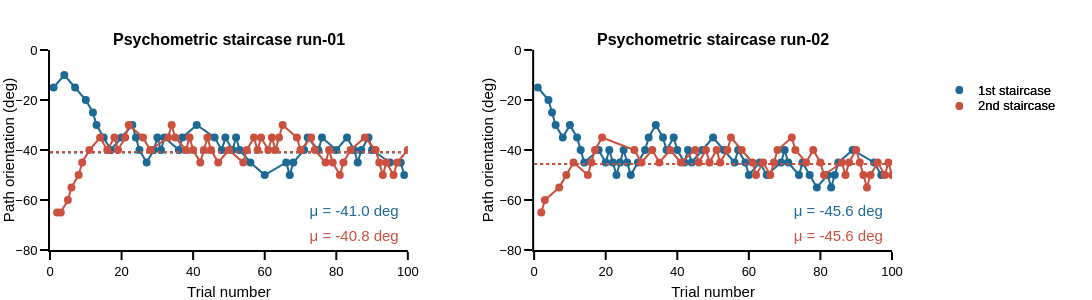

Notebook code cell kept with this figure:
### Markdown cell above
#### Perception analysis output graph

### Code cell
# general figure settings
template_specs = dict(  axes_color="rgba(0, 0, 0, 1)",
                        axes_width=2,
                        axes_font_size=13,
                        bg_col="rgba(255, 255, 255, 1)",
                        font='Helvetica',
                        title_font_size=15,
                        plot_width=1.5)
fig_template = plotly_template(template_specs)

# figure specific settings
colors_panel = px.colors.qualitative.Prism
subplot_titles = ('<b>Psychometric staircase run-01<b>', '<b>Psychometric staircase run-02<b>')

runs = ['run-01', 'run-02']
scs = ['1st staircase', '2nd staircase']
sc_cols = [colors_panel[1], colors_panel[7]]
x_legend = 1.1
y_legend_step = 0.08
y_legend_sc = 0.8
rad_leg = 0.04

# subplot settings
rows, cols = 1, 2
fig_height, fig_width = 300, 500 * cols +100
column_widths, row_heights = [1,1],[1]
sb_specs = [[{},{}]]
fig = make_subplots(rows=rows, cols=cols, print_grid=False, vertical_spacing=0.2, horizontal_spacing=0.15, 
                    column_widths=column_widths, row_heights=row_heights, subplot_titles=subplot_titles)
# Right / Left saccades
# ---------------------
for run_num, run in enumerate(runs):
    for sc_num, sc in enumerate(scs):
        if sc_num == 0:y_txt = [-65]
        elif sc_num == 1:y_txt = [-75]
        # plot
        df_cond = df_all.loc[(df_all.staircase_num == sc_num+1) & (df_all.run_number==run_num+1)]
        
        fig.append_trace(go.Scatter(x=df_cond.trial_number,
                                    y=df_cond.ext_mot_ori,
                                    name=sc, mode='markers+lines', marker_color=sc_cols[sc_num], 
                                    marker_size=8, marker_opacity=1, line_width=2,
                                    marker_line_width=0, marker_symbol='circle'), row=1, col=run_num+1)

        # compute pse
        pse_cond = df_cond.ext_mot_ori[-25:].mean()
        x_pse = np.arange(0,101,1)
        y_pse = x_pse * 0 + pse_cond
        fig.append_trace(go.Scatter(x=x_pse, y=y_pse, mode='lines', marker_color=sc_cols[sc_num], 
                                    line_dash='dot', line_width=2), row=1, col=run_num+1)
        fig.append_trace(go.Scatter(x=[85], y=y_txt, mode="text", text="μ = {:2.1f} deg".format(pse_cond),
                         textfont_color=sc_cols[sc_num], textfont_size=15), row=1, col=run_num+1)
        
        # legend
        fig.add_annotation(xref='paper', yref='paper', x=x_legend, y=y_legend_sc - y_legend_step * sc_num, 
                           text=sc, showarrow=False, font_size = template_specs['axes_font_size'], xanchor = 'left', yanchor='middle')
        fig.add_shape(type='circle', xref='paper', yref='paper', fillcolor=sc_cols[sc_num],line_width=0,
                      x0=x_legend - 0.02 - rad_leg / 9, y0=y_legend_sc - y_legend_step * sc_num - rad_leg / 2, 
                      x1=x_legend - 0.02 + rad_leg / 9, y1=y_legend_sc - y_legend_step * sc_num + rad_leg / 2)
    
# axes settings
for row in np.arange(rows):
    for col in np.arange(cols):
            
        fig.update_xaxes(visible=True, ticklen=8, linewidth=template_specs['axes_width'], 
                         range=[0,100], title='Trial number', row=row+1, col=col+1)
        fig.update_yaxes(visible=True, ticklen=8, linewidth=template_specs['axes_width'], 
                         title='Path orientation (deg)', range=[-80,0], row=row+1, col=col+1)
    
# Save figure
fig.layout.update(template=fig_template, width=fig_width, height=fig_height, margin_l=50, 
                  margin_r=200, margin_t=50, margin_b=50,  showlegend=False)
fig.show()
if not os.path.exists(fig_dir):os.mkdir(fig_dir)
fig.write_image('{}/{}_staircase.pdf'.format(fig_dir, subject))

### Figure 1 — Plotly figure (JSON) as saved in the notebook; plotly's stock layout.template omitted (floating-point values rounded to 4 significant figures)
{"data": [{"line": {"width": 2}, "marker": {"color": "rgb(29, 105, 150)", "line": {"width": 0}, "opacity": 1, "size": 8, "symbol": "circle"}, "mode": "markers+lines", "name": "1st staircase", "type": "scatter", "x": [1, 4, 7, 10, 12, 13, 15, 17, 20, 23, 24, 25, 27, 29, 30, 31, 32, 36, 37, 41, 46, 48, 49, 51, 52, 53, 56, 60, 66, 67, 68, 71, 72, 75, 76, 80, 83, 85, 86, 87, 89, 90, 95, 98, 99], "xaxis": "x", "y": [-15, -10, -15, -20, -25, -30, -35, -40, -35, -30, -35, -40, -45, -40, -35, -40, -35, -40, -35, -30, -35, -40, -35, -40, -35, -40, -45, -50, -45, -50, -45, -40, -35, -40, -35, -40, -35, -40, -45, -40, -35, -40, -45, -45, -50], "yaxis": "y"}, {"line": {"dash": "dot", "width": 2}, "marker": {"color": "rgb(29, 105, 150)"}, "mode": "lines", "type": "scatter", "x": [0, 1, 2, 3, 4, 5, 6, 7, 8, 9, 10, 11, 12, 13, 14, 15, 16, 17, 18, 19, 20, 21, 22, 23, 24, 25, 26, 27, 28, 29, 30, 31, 32, 33, 34, 35, 36, 37, 38, 39, 40, 41, 42, 43, 44, 45, 46, 47, 48, 49, 50, 51, 52, 53, 54, 55, 56, 57, 58, 59, 60, 61, 62, 63, 64, 65, 66, 67, 68, 69, 70, 71, 72, 73, 74, 75, 76, 77, 78, 79, 80, 81, 82, 83, 84, 85, 86, 87, 88, 89, 90, 91, 92, 93, 94, 95, 96, 97, 98, 99, 100], "xaxis": "x", "y": [-41.0, -41.0, -41.0, -41.0, -41.0, -41.0, -41.0, -41.0, -41.0, -41.0, -41.0, -41.0, -41.0, -41.0, -41.0, -41.0, -41.0, -41.0, -41.0, -41.0, -41.0, -41.0, -41.0, -41.0, -41.0, -41.0, -41.0, -41.0, -41.0, -41.0, -41.0, -41.0, -41.0, -41.0, -41.0, -41.0, -41.0, -41.0, -41.0, -41.0, -41.0, -41.0, -41.0, -41.0, -41.0, -41.0, -41.0, -41.0, -41.0, -41.0, -41.0, -41.0, -41.0, -41.0, -41.0, -41.0, -41.0, -41.0, -41.0, -41.0, -41.0, -41.0, -41.0, -41.0, -41.0, -41.0, -41.0, -41.0, -41.0, -41.0, -41.0, -41.0, -41.0, -41.0, -41.0, -41.0, -41.0, -41.0, -41.0, -41.0, -41.0, -41.0, -41.0, -41.0, -41.0, -41.0, -41.0, -41.0, -41.0, -41.0, -41.0, -41.0, -41.0, -41.0, -41.0, -41.0, -41.0, -41.0, -41.0, -41.0, -41.0], "yaxis": "y"}, {"mode": "text", "text": "μ = -41.0 deg", "textfont": {"color": "rgb(29, 105, 150)", "size": 15}, "type": "scatter", "x": [85], "xaxis": "x", "y": [-65], "yaxis": "y"}, {"line": {"width": 2}, "marker": {"color": "rgb(204, 80, 62)", "line": {"width": 0}, "opacity": 1, "size": 8, "symbol": "circle"}, "mode": "markers+lines", "name": "2nd staircase", "type": "scatter", "x": [2, 3, 5, 6, 8, 9, 11, 14, 16, 18, 19, 21, 22, 26, 28, 33, 34, 35, 38, 39, 40, 42, 43, 44, 45, 47, 50, 54, 55, 57, 58, 59, 61, 62, 63, 64, 65, 69, 70, 73, 74, 77, 78, 79, 81, 82, 84, 88, 91, 92, 93, 94, 96, 97, 100], "xaxis": "x", "y": [-65, -65, -60, -55, -50, -45, -40, -35, -40, -35, -40, -35, -30, -35, -40, -35, -30, -35, -40, -35, -40, -45, -40, -35, -40, -45, -40, -45, -40, -35, -40, -35, -40, -35, -40, -35, -30, -35, -40, -35, -40, -45, -40, -45, -50, -45, -40, -35, -40, -45, -50, -45, -50, -45, -40], "yaxis": "y"}, {"line": {"dash": "dot", "width": 2}, "marker": {"color": "rgb(204, 80, 62)"}, "mode": "lines", "type": "scatter", "x": [0, 1, 2, 3, 4, 5, 6, 7, 8, 9, 10, 11, 12, 13, 14, 15, 16, 17, 18, 19, 20, 21, 22, 23, 24, 25, 26, 27, 28, 29, 30, 31, 32, 33, 34, 35, 36, 37, 38, 39, 40, 41, 42, 43, 44, 45, 46, 47, 48, 49, 50, 51, 52, 53, 54, 55, 56, 57, 58, 59, 60, 61, 62, 63, 64, 65, 66, 67, 68, 69, 70, 71, 72, 73, 74, 75, 76, 77, 78, 79, 80, 81, 82, 83, 84, 85, 86, 87, 88, 89, 90, 91, 92, 93, 94, 95, 96, 97, 98, 99, 100], "xaxis": "x", "y": [-40.8, -40.8, -40.8, -40.8, -40.8, -40.8, -40.8, -40.8, -40.8, -40.8, -40.8, -40.8, -40.8, -40.8, -40.8, -40.8, -40.8, -40.8, -40.8, -40.8, -40.8, -40.8, -40.8, -40.8, -40.8, -40.8, -40.8, -40.8, -40.8, -40.8, -40.8, -40.8, -40.8, -40.8, -40.8, -40.8, -40.8, -40.8, -40.8, -40.8, -40.8, -40.8, -40.8, -40.8, -40.8, -40.8, -40.8, -40.8, -40.8, -40.8, -40.8, -40.8, -40.8, -40.8, -40.8, -40.8, -40.8, -40.8, -40.8, -40.8, -40.8, -40.8, -40.8, -40.8, -40.8, -40.8, -40.8, -40.8, -40.8, -40.8, -40.8, -40.8, -40.8, -40.8, -40.8, -40.8, -40.8, -40.8, -40.8, -40.8, -40.8, -40.8, -40.8, -40.8, -40.8, -40.8, -40.8, -40.8, -40.8, -40.8, -40.8, -40.8, -40.8, -40.8, -40.8, -40.8, -40.8, -40.8, -40.8, -40.8, -40.8], "yaxis": "y"}, {"mode": "text", "text": "μ = -40.8 deg", "textfont": {"color": "rgb(204, 80, 62)", "size": 15}, "type": "scatter", "x": [85], "xaxis": "x", "y": [-75], "yaxis": "y"}, {"line": {"width": 2}, "marker": {"color": "rgb(29, 105, 150)", "line": {"width": 0}, "opacity": 1, "size": 8, "symbol": "circle"}, "mode": "markers+lines", "name": "1st staircase", "type": "scatter", "x": [1, 4, 5, 6, 8, 10, 12, 13, 14, 18, 20, 21, 22, 23, 24, 25, 26, 27, 29, 31, 32, 34, 36, 37, 39, 40, 42, 43, 44, 47, 50, 53, 56, 57, 59, 60, 63, 65, 69, 70, 71, 74, 75, 77, 79, 82, 83, 84, 85, 89, 95, 97], "xaxis": "x2", "y": [-15, -20, -25, -30, -35, -30, -35, -40, -45, -40, -45, -40, -45, -50, -45, -40, -45, -50, -45, -40, -35, -30, -35, -40, -35, -40, -45, -40, -45, -40, -35, -40, -45, -40, -45, -50, -45, -50, -45, -40, -45, -50, -45, -50, -55, -50, -55, -50, -45, -40, -45, -50], "yaxis": "y2"}, {"line": {"dash": "dot", "width": 2}, "marker": {"color": "rgb(29, 105, 150)"}, "mode": "lines", "type": "scatter", "x": [0, 1, 2, 3, 4, 5, 6, 7, 8, 9, 10, 11, 12, 13, 14, 15, 16, 17, 18, 19, 20, 21, 22, 23, 24, 25, 26, 27, 28, 29, 30, 31, 32, 33, 34, 35, 36, 37, 38, 39, 40, 41, 42, 43, 44, 45, 46, 47, 48, 49, 50, 51, 52, 53, 54, 55, 56, 57, 58, 59, 60, 61, 62, 63, 64, 65, 66, 67, 68, 69, 70, 71, 72, 73, 74, 75, 76, 77, 78, 79, 80, 81, 82, 83, 84, 85, 86, 87, 88, 89, 90, 91, 92, 93, 94, 95, 96, 97, 98, 99, 100], "xaxis": "x2", "y": [-45.6, -45.6, -45.6, -45.6, -45.6, -45.6, -45.6, -45.6, -45.6, -45.6, -45.6, -45.6, -45.6, -45.6, -45.6, -45.6, -45.6, -45.6, -45.6, -45.6, -45.6, -45.6, -45.6, -45.6, -45.6, -45.6, -45.6, -45.6, -45.6, -45.6, -45.6, -45.6, -45.6, -45.6, -45.6, -45.6, -45.6, -45.6, -45.6, -45.6, -45.6, -45.6, -45.6, -45.6, -45.6, -45.6, -45.6, -45.6, -45.6, -45.6, -45.6, -45.6, -45.6, -45.6, -45.6, -45.6, -45.6, -45.6, -45.6, -45.6, -45.6, -45.6, -45.6, -45.6, -45.6, -45.6, -45.6, -45.6, -45.6, -45.6, -45.6, -45.6, -45.6, -45.6, -45.6, -45.6, -45.6, -45.6, -45.6, -45.6, -45.6, -45.6, -45.6, -45.6, -45.6, -45.6, -45.6, -45.6, -45.6, -45.6, -45.6, -45.6, -45.6, -45.6, -45.6, -45.6, -45.6, -45.6, -45.6, -45.6, -45.6], "yaxis": "y2"}, {"mode": "text", "text": "μ = -45.6 deg", "textfont": {"color": "rgb(29, 105, 150)", "size": 15}, "type": "scatter", "x": [85], "xaxis": "x2", "y": [-65], "yaxis": "y2"}, {"line": {"width": 2}, "marker": {"color": "rgb(204, 80, 62)", "line": {"width": 0}, "opacity": 1, "size": 8, "symbol": "circle"}, "mode": "markers+lines", "name": "2nd staircase", "type": "scatter", "x": [2, 3, 7, 9, 11, 15, 16, 17, 19, 28, 30, 33, 35, 38, 41, 45, 46, 48, 49, 51, 52, 54, 55, 58, 61, 62, 64, 66, 67, 68, 72, 73, 76, 78, 80, 81, 86, 87, 88, 90, 91, 92, 93, 94, 96, 98, 99, 100], "xaxis": "x2", "y": [-65, -60, -55, -50, -45, -50, -45, -40, -35, -40, -45, -40, -45, -40, -45, -40, -45, -40, -45, -40, -45, -40, -35, -40, -45, -50, -45, -50, -45, -40, -35, -40, -45, -40, -45, -50, -45, -50, -45, -40, -45, -50, -55, -50, -45, -50, -45, -50], "yaxis": "y2"}, {"line": {"dash": "dot", "width": 2}, "marker": {"color": "rgb(204, 80, 62)"}, "mode": "lines", "type": "scatter", "x": [0, 1, 2, 3, 4, 5, 6, 7, 8, 9, 10, 11, 12, 13, 14, 15, 16, 17, 18, 19, 20, 21, 22, 23, 24, 25, 26, 27, 28, 29, 30, 31, 32, 33, 34, 35, 36, 37, 38, 39, 40, 41, 42, 43, 44, 45, 46, 47, 48, 49, 50, 51, 52, 53, 54, 55, 56, 57, 58, 59, 60, 61, 62, 63, 64, 65, 66, 67, 68, 69, 70, 71, 72, 73, 74, 75, 76, 77, 78, 79, 80, 81, 82, 83, 84, 85, 86, 87, 88, 89, 90, 91, 92, 93, 94, 95, 96, 97, 98, 99, 100], "xaxis": "x2", "y": [-45.6, -45.6, -45.6, -45.6, -45.6, -45.6, -45.6, -45.6, -45.6, -45.6, -45.6, -45.6, -45.6, -45.6, -45.6, -45.6, -45.6, -45.6, -45.6, -45.6, -45.6, -45.6, -45.6, -45.6, -45.6, -45.6, -45.6, -45.6, -45.6, -45.6, -45.6, -45.6, -45.6, -45.6, -45.6, -45.6, -45.6, -45.6, -45.6, -45.6, -45.6, -45.6, -45.6, -45.6, -45.6, -45.6, -45.6, -45.6, -45.6, -45.6, -45.6, -45.6, -45.6, -45.6, -45.6, -45.6, -45.6, -45.6, -45.6, -45.6, -45.6, -45.6, -45.6, -45.6, -45.6, -45.6, -45.6, -45.6, -45.6, -45.6, -45.6, -45.6, -45.6, -45.6, -45.6, -45.6, -45.6, -45.6, -45.6, -45.6, -45.6, -45.6, -45.6, -45.6, -45.6, -45.6, -45.6, -45.6, -45.6, -45.6, -45.6, -45.6, -45.6, -45.6, -45.6, -45.6, -45.6, -45.6, -45.6, -45.6, -45.6], "yaxis": "y2"}, {"mode": "text", "text": "μ = -45.6 deg", "textfont": {"color": "rgb(204, 80, 62)", "size": 15}, "type": "scatter", "x": [85], "xaxis": "x2", "y": [-75], "yaxis": "y2"}], "layout": {"annotations": [{"font": {"size": 16}, "showarrow": false, "text": "<b>Psychometric staircase run-01<b>", "x": 0.2125, "xanchor": "center", "xref": "paper", "y": 1, "yanchor": "bottom", "yref": "paper"}, {"font": {"size": 16}, "showarrow": false, "text": "<b>Psychometric staircase run-02<b>", "x": 0.7875, "xanchor": "center", "xref": "paper", "y": 1, "yanchor": "bottom", "yref": "paper"}, {"font": {"size": 13}, "showarrow": false, "text": "1st staircase", "x": 1.1, "xanchor": "left", "xref": "paper", "y": 0.8, "yanchor": "middle", "yref": "paper"}, {"font": {"size": 13}, "showarrow": false, "text": "2nd staircase", "x": 1.1, "xanchor": "left", "xref": "paper", "y": 0.72, "yanchor": "middle", "yref": "paper"}, {"font": {"size": 13}, "showarrow": false, "text": "1st staircase", "x": 1.1, "xanchor": "left", "xref": "paper", "y": 0.8, "yanchor": "middle", "yref": "paper"}, {"font": {"size": 13}, "showarrow": false, "text": "2nd staircase", "x": 1.1, "xanchor": "left", "xref": "paper", "y": 0.72, "yanchor": "middle", "yref": "paper"}], "height": 300, "margin": {"b": 50, "l": 50, "r": 200, "t": 50}, "shapes": [{"fillcolor": "rgb(29, 105, 150)", "line": {"width": 0}, "type": "circle", "x0": 1.076, "x1": 1.084, "xref": "paper", "y0": 0.78, "y1": 0.82, "yref": "paper"}, {"fillcolor": "rgb(204, 80, 62)", "line": {"width": 0}, "type": "circle", "x0": 1.076, "x1": 1.084, "xref": "paper", "y0": 0.7, "y1": 0.74, "yref": "paper"}, {"fillcolor": "rgb(29, 105, 150)", "line": {"width": 0}, "type": "circle", "x0": 1.076, "x1": 1.084, "xref": "paper", "y0": 0.78, "y1": 0.82, "yref": "paper"}, {"fillcolor": "rgb(204, 80, 62)", "line": {"width": 0}, "type": "circle", "x0": 1.076, "x1": 1.084, "xref": "paper", "y0": 0.7, "y1": 0.74, "yref": "paper"}], "showlegend": false, "width": 1100, "xaxis": {"anchor": "y", "domain": [0, 0.425], "linewidth": 2, "range": [0, 100], "ticklen": 8, "title": {"text": "Trial number"}, "visible": true}, "xaxis2": {"anchor": "y2", "domain": [0.575, 1], "linewidth": 2, "range": [0, 100], "ticklen": 8, "title": {"text": "Trial number"}, "visible": true}, "yaxis": {"anchor": "x", "domain": [0, 1], "linewidth": 2, "range": [-80, 0], "ticklen": 8, "title": {"text": "Path orientation (deg)"}, "visible": true}, "yaxis2": {"anchor": "x2", "domain": [0, 1], "linewidth": 2, "range": [-80, 0], "ticklen": 8, "title": {"text": "Path orientation (deg)"}, "visible": true}}}
